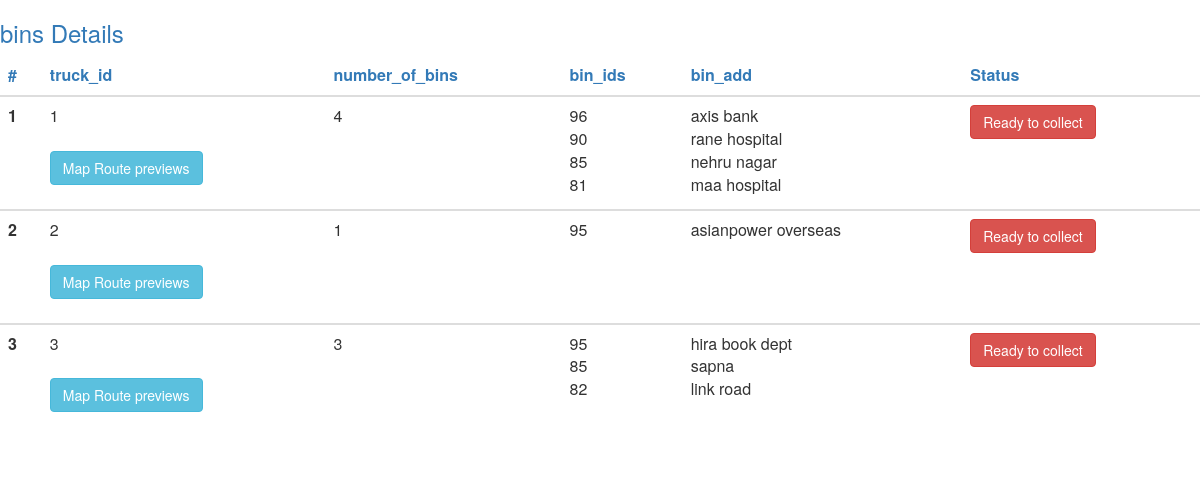
/SWM_web/current_truck.php, run on the app's committed database.
### tables this page shows
CREATE TABLE `bins` (
  `bins_id` int(11) NOT NULL,
  `bins_cap_fill` int(11) NOT NULL,
  `bins_add` varchar(100) NOT NULL,
  `lat` float DEFAULT NULL,
  `lng` float DEFAULT NULL,
  `t_id` int(11) NOT NULL,
  `a_id` int(11) NOT NULL
);

### SWM_web/current_truck.php (the view, shortened to what this page needs)
<html lang="en">
<head>
  <link rel="stylesheet" href="https://maxcdn.bootstrapcdn.com/bootstrap/3.3.7/css/bootstrap.min.css">
</head>
<body>
  <h3 class="text-primary">bins Details</h3>
<div class=" col-lg-12 content-wrapper">
      <div class="row" id="show">
                    <table class="table table-hover">
                       <thead>
                          <tr class="text-primary">
                             <th>#</th>
                             <th>truck_id</th>
                             <th>number_of_bins</th>
                             <th>bin_ids</th>
                             <th>bin_add</th>
                             <th>Status</th>
                          </tr>
                       </thead>
<?php
include('config.php');
$sql = "SELECT t_id, COUNT(bins_id) as bpt FROM bins where bins_cap_fill > 80 GROUP BY t_id";
$count=1;
$result = mysqli_query($db , $sql);
if (mysqli_num_rows($result) > 0) {
while($row = mysqli_fetch_assoc($result)) { ?>
                        <tbody>
                           <tr>
                              <th scope="row">
                              <?php echo $count; ?>
                              </th>
                              <td>
                              <?php echo $row['t_id']; ?><br><br>
                              <form method="POST"  action="dir.php">
                              <input type="submit" id= "<?php echo $row['t_id']; ?>" name="submit" class="btn btn-info" value = "Map Route previews"></input>
                              </form>
                              </td>
                              <td>
                              <?php echo $row['bpt']; ?>
                              </td>
                              <td>
                              <?php
                              $sql1 = 'SELECT bins_cap_fill from bins where t_id ="'.$row['t_id'].'" and bins_cap_fill > 80 order by bins_cap_fill DESC';
                              $result1 = mysqli_query($db , $sql1);
                              if (mysqli_num_rows($result1) > 0) {
                              while($row1 = mysqli_fetch_assoc($result1)) {
                              echo $row1['bins_cap_fill']."<br>";
                              }
                              }
                              ?>
                              </td>
                              <td>
                              <?php
                              $sql1 = 'SELECT bins_add from bins where t_id ="'.$row['t_id'].'" and bins_cap_fill > 80 order by bins_cap_fill DESC';
                              $result1 = mysqli_query($db , $sql1);
                              if (mysqli_num_rows($result1) > 0) {
                              while($row1 = mysqli_fetch_assoc($result1)) {
                              echo $row1['bins_add']."<br>";
                              }
                              }
                              ?>
                              </td>
                                <td>
                                  <button type="button" class="btn btn-danger">Ready to collect   </button>
                                 </td>
                           </tr>
                        </tbody>
<?php
$count++;
}
}
?>
      </table>
</div>
</div>
</body>
</html>

### data on the page
bins: bins_cap_fill "96", bins_add "axis bank"
bins: bins_cap_fill "90", bins_add "rane hospital"
bins: bins_cap_fill "85", bins_add "nehru nagar"
bins: bins_cap_fill "81", bins_add "maa hospital"
bins: bins_cap_fill "95", bins_add "asianpower overseas"
bins: bins_cap_fill "95", bins_add "hira book dept"
bins: bins_cap_fill "85", bins_add "sapna"
bins: bins_cap_fill "82", bins_add "link road"

### other printed values
$row['t_id'] "1"
$row['bpt'] "4"
$row['t_id'] "2"
$row['bpt'] "1"
$row['t_id'] "3"
$row['bpt'] "3"
